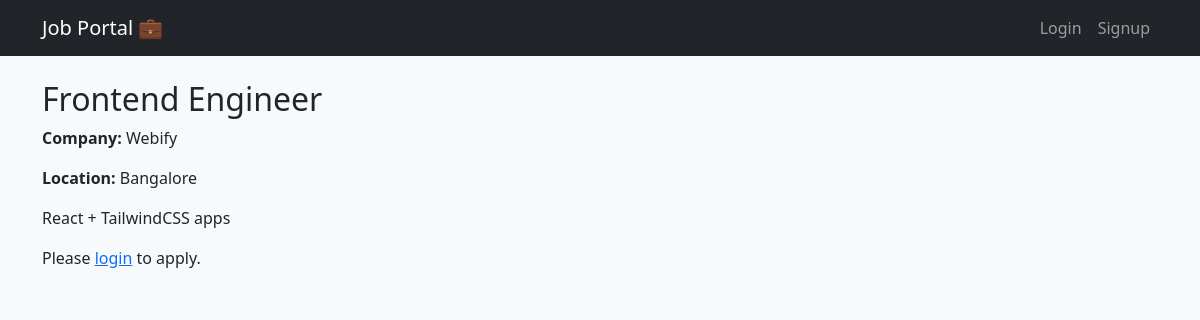
Screenshot of /job/2/ with the database file from the repository.
### jobs/models.py (models this page shows, shortened)
class Job(models.Model):
    title = models.CharField(max_length=200)
    company = models.CharField(max_length=200)
    description = models.TextField()
    location = models.CharField(max_length=200, default="Unknown")  # ✅ added default
    posted_by = models.ForeignKey(User, on_delete=models.CASCADE, related_name="jobs")
    created_at = models.DateTimeField(auto_now_add=True)

### jobs/views.py (the view)
# urls.py: path("job/<int:pk>/", JobDetailView.as_view(), name="job_detail"),
class JobDetailView(DetailView):
    model = Job
    template_name = "jobs/job_detail.html"
    context_object_name = "job"

### templates/jobs/job_detail.html
{% extends "base.html" %}
{% block content %}
<h2>{{ job.title }}</h2>
<p><strong>Company:</strong> {{ job.company }}</p>
<p><strong>Location:</strong> {{ job.location }}</p>
<p>{{ job.description }}</p>
{% if user.is_authenticated %}
<a href="{% url 'apply_job' job.pk %}" class="btn btn-success">Apply Now</a>
{% else %}
  <p>Please <a href="{% url 'login' %}">login</a> to apply.</p>
{% endif %}
{% endblock %}

### rows the page displays
Job: title "Frontend Engineer", company "Webify", location "Bangalore", description "React + TailwindCSS apps"
